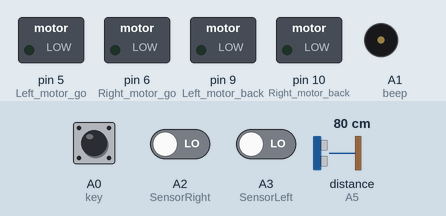
Simulated run of this sketch. Board: Arduino Uno, built with avr-gcc and run on an emulated ATmega328P. Shown: switched loads named in the sketch (green lamp = pin HIGH), buzzer (waves = sounding, pin HIGH). The inputs (shaded band) are chosen by the test bench; at power-on: A0 (key) LOW, A2 (SensorRight) LOW, A3 (SensorLeft) LOW, distance to the obstacle (sensor on A5) 80 cm. The echo pulse lasts 58.3 µs per cm; pins used as bus, display or sensor lines are not drawn; what the sketch prints to the serial monitor is not drawn.

Above: at 1.2 s.
1.3 s: A0 (key) pulled HIGH for 0.15 s
At 2.2 s:
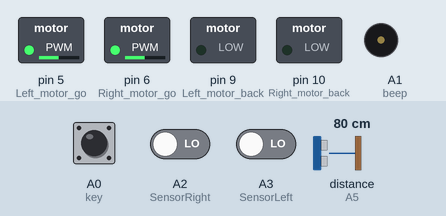
4.4 s: A2 (SensorRight) driven HIGH
At 5.5 s:
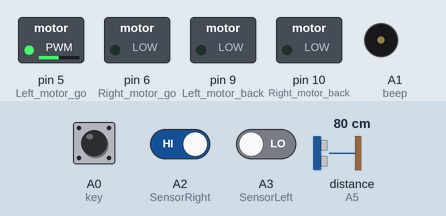
7.4 s: A2 (SensorRight) driven LOW
At 8.4 s:
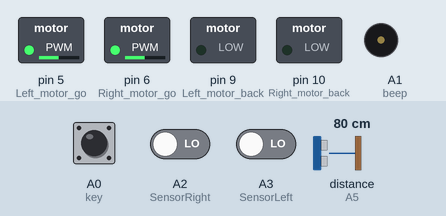
10.4 s: A3 (SensorLeft) driven HIGH
At 11.3 s:
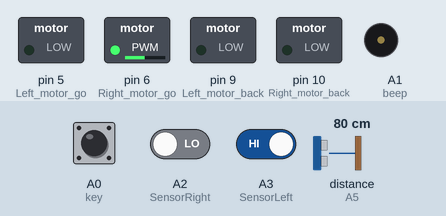
13.4 s: A3 (SensorLeft) driven LOW
At 14.0 s:
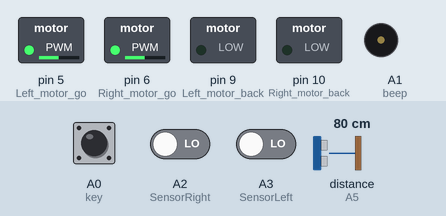
16.4 s: A2 (SensorRight) driven HIGH
Timing chart, 0 to 19.4 s (numbered marks = the images above; inputs shaded):
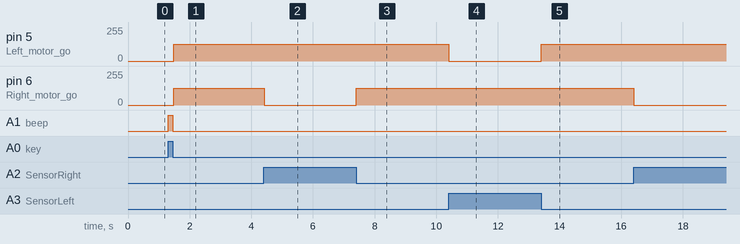

Measured:
- after the input at 1.3 s, pin 5 (Left_motor_go), pin 6 (Right_motor_go): 0/255 → 125/255 after 0.18 s; A1 (beep): LOW → HIGH at once, → LOW 0.14 s later
- after the input at 4.4 s, pin 6 (Right_motor_go): 125/255 → 0/255 at once
- after the input at 7.4 s, pin 6 (Right_motor_go): 0/255 → 125/255 at once
- after the input at 10.4 s, pin 5 (Left_motor_go): 125/255 → 0/255 at once
- after the input at 13.4 s, pin 5 (Left_motor_go): 0/255 → 125/255 at once

The sketch:

car_obstacle.ino
```cpp
//============================yahboom========================================
//  Intelligent car tracking and ultrasonic obstacle avoidance(servo)
//In the program, the number part of the computer is shielded,
//and printing will affect the speed of the car's reaction to obstacles.

//When debugging, you can open the shield content Serial.print
//and print the measured distance.

// The PWM value and delay of the control speed are adjusted,
//but it is still in accordance with the actual conditions
//and the actual quantity of electricity is adjusted.
//=============================================================================
//#include <Servo.h>
int Left_motor_back=9;     //(IN1)
int Left_motor_go=5;       //(IN2)
int Right_motor_go=6;      //(IN3)
int Right_motor_back=10;   //(IN4)

int key=A0;//Define the key A0 interface
int beep=A1;//Define the buzzer A1 interface

const int SensorRight = A2;     //Right tracking infrared sensor(P3.2 OUT1)
const int SensorLeft = A3;      //Left tracking infrared sensor(P3.3 OUT2)

int SL;    //Left tracking infrared sensor state
int SR;    //Right tracking infrared sensor state

int Echo = A5;  // Echo(P2.0)
int Trig =A4;  //  Trig(P2.1)

int Distance = 0;

void setup()
{
  //Initialize the motor drive IO for output mode
  pinMode(Left_motor_go,OUTPUT); // PIN 5 (PWM)
  pinMode(Left_motor_back,OUTPUT); // PIN 9 (PWM)
  pinMode(Right_motor_go,OUTPUT);// PIN 6 (PWM)
  pinMode(Right_motor_back,OUTPUT);// PIN 10 (PWM)
  pinMode(key,INPUT);//Define the key interface for the input interface
  pinMode(beep,OUTPUT);
  pinMode(SensorRight, INPUT); // Define of ultrasonic input pin
  pinMode(SensorLeft, INPUT); // Define of ultrasonic output pin
  Serial.begin(9600);        //Initialization of 1602 liquid crystal working mode
  pinMode(Echo, INPUT);       // Define of ultrasonic input pin
  pinMode(Trig, OUTPUT);      // Define of ultrasonic output pin
}

//=======================The basic action of car=========================
//void run(int time)
void run()
{
  digitalWrite(Right_motor_go,HIGH);  //right motor go
  digitalWrite(Right_motor_back,LOW);
  analogWrite(Right_motor_go,125);//PWM ratio 0~255 speed control,
                                 //the difference of left and right wheel slightly increase or decrease
  analogWrite(Right_motor_back,0);
  digitalWrite(Left_motor_go,HIGH);  //left motor go
  digitalWrite(Left_motor_back,LOW);
  analogWrite(Left_motor_go,125);//PWM ratio 0~255 speed control,
                                 //the difference of left and right wheel slightly increase or decrease
  analogWrite(Left_motor_back,0);
  //delay(time * 100);   //execution time, can be adjusted
}

//void brake(int time)
void brake()
{
  digitalWrite(Right_motor_go,LOW);
  digitalWrite(Right_motor_back,LOW);
  digitalWrite(Left_motor_go,LOW);
  digitalWrite(Left_motor_back,LOW);
  //delay(time * 100);//execution time, can be adjusted
}

//void left(int time)         //turn left(left wheel stop,right wheel go)
void left()
{
  digitalWrite(Right_motor_go,HIGH);  //right motor go
  digitalWrite(Right_motor_back,LOW);
  analogWrite(Right_motor_go,125);
  analogWrite(Right_motor_back,0);    //PWM ratio 0~255 speed control
  digitalWrite(Left_motor_go,LOW);
  digitalWrite(Left_motor_back,LOW);
  analogWrite(Left_motor_go,0);
  analogWrite(Left_motor_back,0);    //PWM ratio 0~255 speed control
  //delay(time * 100);  //execution time, can be adjusted
}

void spin_left(int time)         //left rotation(left wheel back，right wheel go)
{
  digitalWrite(Right_motor_go,HIGH);  // right motor go
  digitalWrite(Right_motor_back,LOW);
  analogWrite(Right_motor_go,200);
  analogWrite(Right_motor_back,0);//PWM ratio 0~255 speed control
  digitalWrite(Left_motor_go,LOW);   //left motor back
  digitalWrite(Left_motor_back,HIGH);
  analogWrite(Left_motor_go,0);
  analogWrite(Left_motor_back,200);//PWM ratio 0~255 speed control
  delay(time * 100);  //execution time, can be adjusted
}

//void right(int time)        //turn right (right wheel stop,left wheel go)
void right()
{
  digitalWrite(Right_motor_go,LOW);
  digitalWrite(Right_motor_back,LOW);
  analogWrite(Right_motor_go,0);
  analogWrite(Right_motor_back,0);//PWM ratio 0~255 speed control
  digitalWrite(Left_motor_go,HIGH);//left motor go
  digitalWrite(Left_motor_back,LOW);
  analogWrite(Left_motor_go,125);
  analogWrite(Left_motor_back,0);//PWM ratio 0~255 speed control
  //delay(time * 100);  //execution time, can be adjusted
}

void spin_right(int time)        //right rotation(right wheel back,left wheel go)
{
  digitalWrite(Right_motor_go,LOW);   //right motor back
  digitalWrite(Right_motor_back,HIGH);
  analogWrite(Right_motor_go,0);
  analogWrite(Right_motor_back,200);//PWM ratio 0~255 speed control
  digitalWrite(Left_motor_go,HIGH);//left motor go
  digitalWrite(Left_motor_back,LOW);
  analogWrite(Left_motor_go,200);
  analogWrite(Left_motor_back,0);  //PWM ratio 0~255 speed control
  delay(time * 100);  //execution time, can be adjusted
}

//void back(int time)
void back(int time)
{
  digitalWrite(Right_motor_go,LOW);   //right motor back
  digitalWrite(Right_motor_back,HIGH);
  analogWrite(Right_motor_go,0);
  analogWrite(Right_motor_back,150);//PWM ratio 0~255 speed control
  digitalWrite(Left_motor_go,LOW);  //left motor back
  digitalWrite(Left_motor_back,HIGH);
  analogWrite(Left_motor_go,0);
  analogWrite(Left_motor_back,150);//PWM ratio 0~255 speed control
  delay(time * 100);     //execution time, can be adjusted
}
//==========================================================

void keysacn()
{
  int val;
  val=digitalRead(key);//Read the value of the  port 7 level to the val
  while(!digitalRead(key))//When the key is not pressed, circulate all the time
  {
    val=digitalRead(key);//This sentence can be omitted and the circulate can run away.
  }
  while(digitalRead(key))//When the key is pressed
  {
    delay(10);
    val=digitalRead(key);//Read the value of the port 7 level to the val
    if(val==HIGH)  //Judge whether the key is pressed again
    {
      digitalWrite(beep,HIGH);    //buzzer sound
      while(!digitalRead(key))          //Judge whether the key isreleased
        digitalWrite(beep,LOW);   //buzzer no sound
    }
    else
      digitalWrite(beep,LOW);          //buzzer no sound
  }
}

void Distance_test()   //Measuring the distance ahead
{
  digitalWrite(Trig, LOW);   //Give the trigger pin low level 2us
  delayMicroseconds(2);
  digitalWrite(Trig, HIGH);  // Give the trigger pin high level 10us，at least 10μs
  delayMicroseconds(10);
  digitalWrite(Trig, LOW);    //Give the trigger pin low level Continuouly
  float Fdistance = pulseIn(Echo, HIGH);  //Reading high level time(unit：us)
  Fdistance= Fdistance/58;       //  Y meter =（X second *344）/2
 // X second=（ 2*Y meter ）/344 ==》Xsecond =0.0058*Y meter ==》cm = us /58
  Serial.print("Distance:");         //Output distance（unit：cm）
  Serial.println(Fdistance);         //display distance
  Distance = Fdistance;
}

void loop()
{
  keysacn();
  while(1)
  {
    Distance_test();// Measuring the distance ahead
   //There is a signal is LOW , no signal is HIGH
  SR = digitalRead(SensorRight);
  //There is a signal that in the white area the L3 is bright on the car floor;
  // no signal indicates that on the black line and the L3 is extinguishing on the car floor.
  SL = digitalRead(SensorLeft);
   //There is a signal that in the white area the L2 is bright on the car floor;
  // no signal indicates that on the black line and the L2 is extinguishing on the car floor.
  if((Distance < 10)||(Distance > 400))
  //If the distance is less than 10cm or greater than 400cm (less than 2cm value is also greater than 400),
  //the distance can be adjusted by yourself, otherwise the runway is more open, and the condition of Distance > 400 can be removed.
  brake();
  else
  {
  if (SL == LOW&&SR==LOW)
    run();   //Call run function
  else if (SL == HIGH & SR == LOW)
  //Left tracking infrared sensor signal is detected,the car deviates from  track, turn left
    left();
  else if (SR == HIGH & SL == LOW)
//Right tracking infrared sensor signal is detected,the car deviates from  track, turn right
    right();
  else
  brake();
  }
  }
}
```
